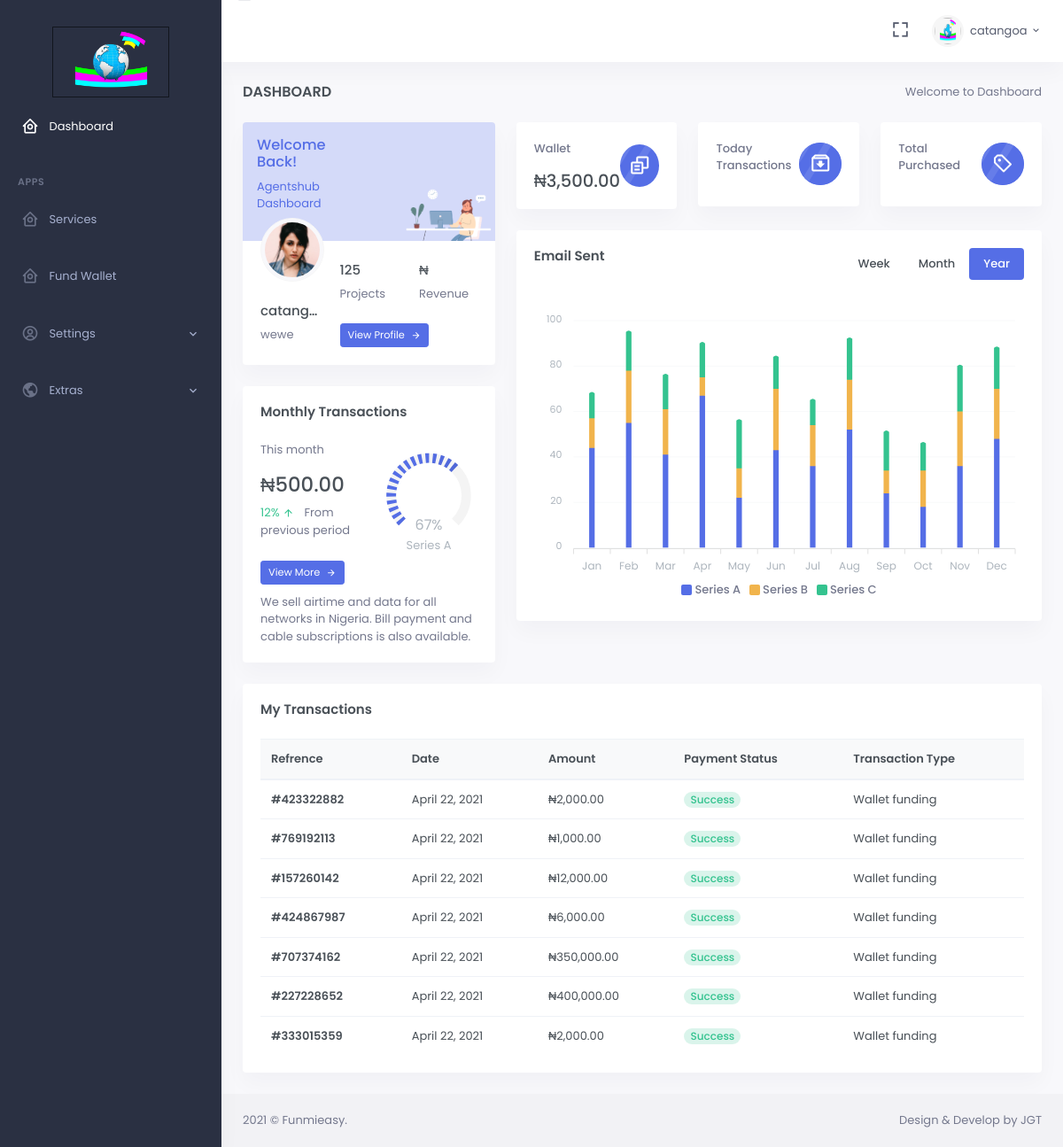
The page /home/ (signed in) on the database as committed earlier.
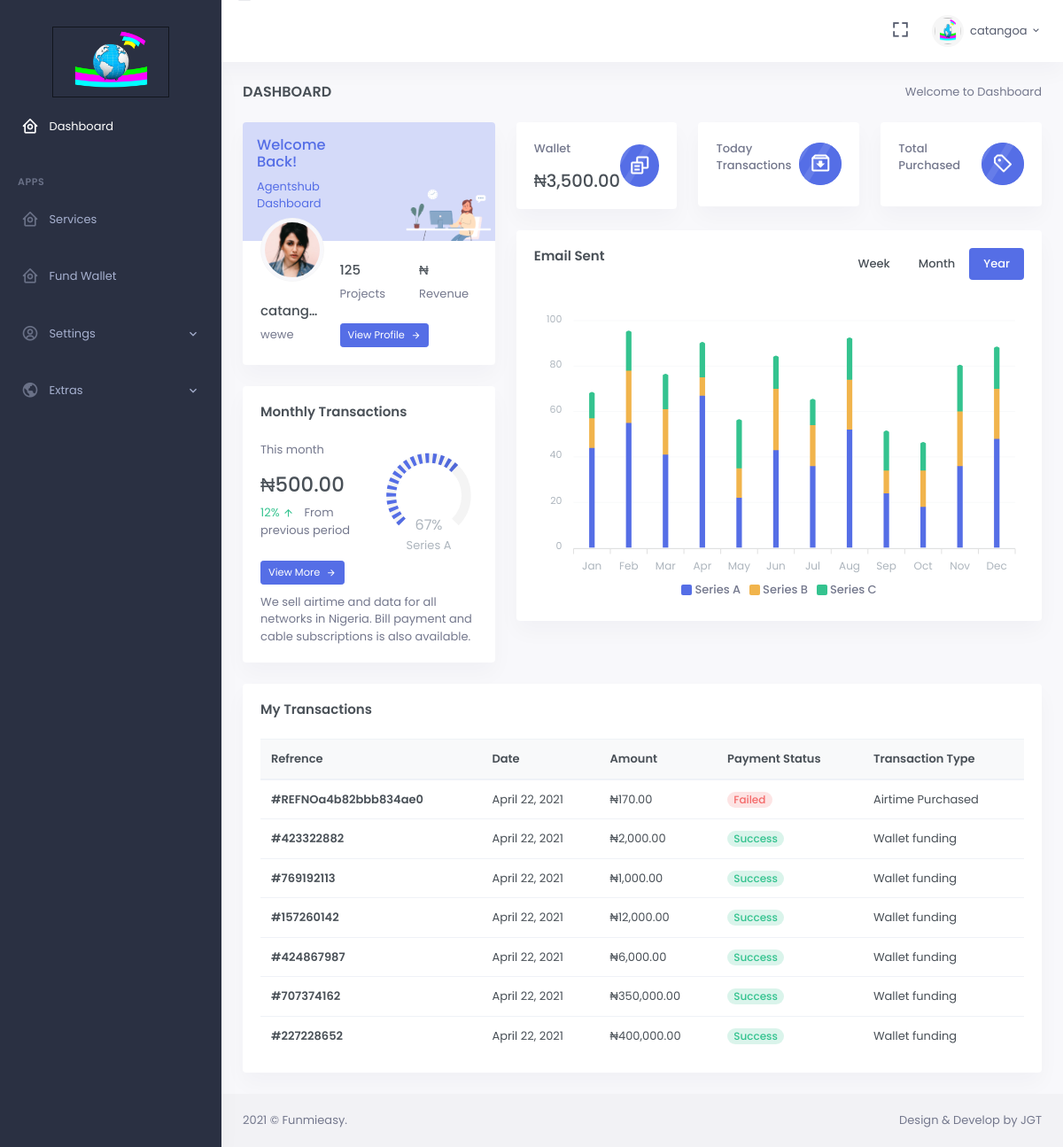
The same page on the database as committed later.
### web/models.py (models this page shows, shortened)
class PayHistory(models.Model):
	pur = (
		("datas", "Data"),
		("airtime", "Airtime"),
		("wallet", "Wallet"),
		("bill", "Bill"),
		("other", "Other")
	)
	user = models.ForeignKey(User, on_delete=models.CASCADE, default=None)
	paystack_charge_id = models.CharField(max_length=100, default='', blank=True)
	paystack_access_code = models.CharField(max_length=100, default='', blank=True)
	amount = models.DecimalField(max_digits=10, decimal_places=2, default=0.00)
	prev_amount = models.DecimalField(max_digits=10, decimal_places=2, default=0.00)
	purpose = models.CharField(max_length=100, default='wallet', choices=pur)
	status = models.CharField(max_length=100, default='')
	paid = models.BooleanField(default=False)
	date = models.DateTimeField(auto_now_add=True)

### web/views.py (the view)
# urls.py: url(r'^home/$', views.index, name='index'),
@login_required
def index(request):
	user_wallet = UserWallet.objects.get(user=request.user)
	pay_history = PayHistory.objects.filter(user=request.user).order_by('id').reverse()[:7]
	usernotification = UserNotification.objects.filter(user=request.user)
	context = {
		'user_wallet': user_wallet.amount,
		'prev_amt': user_wallet.prev_amount,
		'pay_history': pay_history,
		'notify': usernotification
	}
	return render(request, 'home.html', context)

### web/context_processor.py (called while the page is built)
def user_notifications(request):
    if request.user.is_authenticated == True:
        notifications = UserNotification.objects.filter(user=request.user)
        notifications_count = UserNotification.objects.filter(user=request.user).exclude(read=True).count()
        return {
            'notifications': notifications,
            'notifications_count': notifications_count
        }
    else:
        notifications = UserNotification.objects.all()
        return {
            'notifications': notifications
        }

### web/templates/home.html (shortened to what the changed rows need)
{% extends 'app.html' %}
{% block body %}
{% load humanize %}
            <div class="main-content">
                <div class="page-content">
                    <div class="container-fluid">
                        <div class="row">
                            <div class="col-lg-12">
                                <div class="card">
                                    <div class="card-body">
                                        <div class="table-responsive">
                                            <table class="table table-centered table-nowrap mb-0">
                                                <thead class="thead-light">
                                                    <tr>
                                                        <th>Refrence</th>
                                                        <th>Date</th>
                                                        <th>Amount</th>
                                                        <th>Payment Status</th>
                                                        <th>Transaction Type</th>
                                                    </tr>
                                                </thead>
                                                <tbody>
                                                    {% for pay in pay_history %}
                                                    <tr>
                                                        <td><a href="javascript: void(0);" class="text-body font-weight-bold">#{{ pay.paystack_charge_id }}</a> </td>
                                                        <td>
                                                            {{ pay.date.date }}
                                                        </td>
                                                        <td>
                                                            ₦{{ pay.amount|intcomma }}
                                                        </td>
                                                        <td>
                                                            {% if pay.paid == True %}
                                                                <span class="badge badge-pill badge-soft-success font-size-12">Success</span>
                                                            {% else %}
                                                                <span class="badge badge-pill badge-soft-danger font-size-12">Failed</span>
                                                            {% endif %}
                                                        </td>
                                                        <td>
                                                            {% if pay.purpose == 'wallet' %}
                                                                Wallet funding
                                                            {% elif pay.purpose == 'airtime' %}
                                                                Airtime Purchased
                                                            {% elif pay.purpose == 'datas' %}
                                                                Data Purchased
                                                            {% elif pay.purpose == 'bill' %}
                                                                Bill Settlement
                                                            {% else %}
                                                                Other Bill Settlement
                                                            {% endif %}
                                                        </td>
                                                    </tr>
                                                    {% endfor %}
                                                </tbody>
                                            </table>
                                        </div>
                                    </div>
                                </div>
                            </div>
                        </div>
                    </div>
                </div>
</div>
{% endblock %}

Rows that differ between the two databases and show on the page:
no longer on this page (row unchanged): PayHistory: paystack_charge_id "333015359", date "April 22, 2021", amount "2,000.00", paid "Success", purpose "Wallet funding"
added PayHistory: paystack_charge_id "REFNOa4b82bbb834ae0", date "April 22, 2021", amount "170.00", paid "Failed", purpose "Airtime Purchased"
